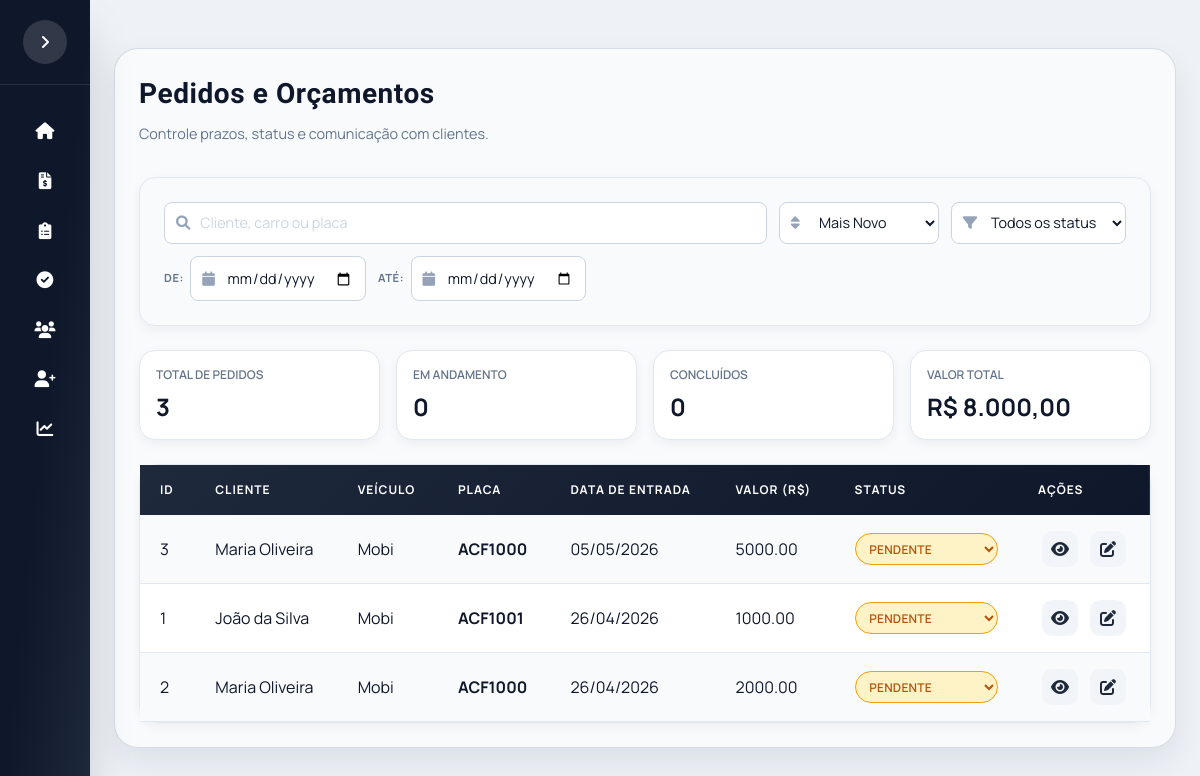
The app's page /pedidos with its own data.
### app/models.py (models this page shows)
class Orcamento(db.Model):
    __tablename__ = "orcamento"
    id_orcamento = db.Column(db.Integer, primary_key=True, autoincrement=True)
    id_veiculo = db.Column(db.Integer, db.ForeignKey("veiculos.id_veiculo"), nullable=False)
    dat_orcamento = db.Column(db.Date, nullable=False)
    bool_original = db.Column(db.Boolean, default=False)
    bool_logo_prensada = db.Column(db.Boolean, default=False)
    banco_motorista = db.Column(db.Boolean, default=False)
    banco_passageiro = db.Column(db.Boolean, default=False)
    banco_traseiro = db.Column(db.Boolean, default=False)
    qtd_bancos = db.Column(db.Integer, default=0)
    qtd_apoio_cabeca = db.Column(db.Integer, default=0)
    bool_espuma = db.Column(db.Boolean, default=False)
    valor = db.Column(db.Numeric(10,2), nullable=False)
    obs = db.Column(db.Text)
    pedidos = db.relationship("Pedido", backref="orcamento", lazy=True)
    tecidos = db.relationship("OrcamentoTecido")
    costuras = db.relationship("OrcamentoCostura")
    cores = db.relationship("OrcamentoCor")
    espumas = db.relationship("OrcamentoEspuma")

class Cliente(db.Model):
    __tablename__ = "clientes"
    id_cliente = db.Column(db.Integer, primary_key=True, autoincrement=True)
    cod_cliente = db.Column(db.String(20), unique=True, nullable=False)
    nome = db.Column(db.String(120), nullable=False)
    telefones = db.relationship("TelefoneCliente", backref="cliente", lazy=True, cascade="all, delete-orphan")
    enderecos = db.relationship("EnderecoCliente", backref="cliente", lazy=True, cascade="all, delete-orphan")
    veiculos = db.relationship("Veiculo", backref="cliente", lazy=True, cascade="all, delete-orphan")

class Veiculo(db.Model):
    __tablename__ = "veiculos"
    id_veiculo = db.Column(db.Integer, primary_key=True, autoincrement=True)
    id_cliente = db.Column(db.Integer, db.ForeignKey("clientes.id_cliente"), nullable=False)
    placa = db.Column(db.String(7), unique=True, nullable=False)
    marca = db.Column(db.String(50), nullable=False)
    modelo = db.Column(db.String(80), nullable=False)
    ano = db.Column(db.Integer)
    cor = db.Column(db.String(30))
    orcamentos = db.relationship("Orcamento", backref="veiculo", lazy=True)

### app/routes.py (the view)
@main.route("/pedidos")
def lista_pedidos():
    page = request.args.get("page", 1, type=int)
    per_page = request.args.get("per_page", 10, type=int)
    per_page = max(1, min(per_page, 10000))
    query = (
        Orcamento.query
        .join(Pedido, Pedido.id_orcamento == Orcamento.id_orcamento)
        .filter(Pedido.boolean_aceite_cliente == True)
        .filter(Pedido.status != "Concluído")
        .order_by(Orcamento.dat_orcamento.desc())
    )
    pagination = query.paginate(page=page, per_page=per_page, error_out=False)
    base = query.order_by(None)
    total_pedidos = int(pagination.total or 0)
    pedidos_andamento = base.filter(Pedido.status == "Em Andamento").count()
    valor_total = float(base.with_entities(func.coalesce(func.sum(Orcamento.valor), 0.0)).scalar() or 0.0)
    concluidos_total = (
        Orcamento.query
        .join(Pedido, Pedido.id_orcamento == Orcamento.id_orcamento)
        .filter(Pedido.boolean_aceite_cliente == True)
        .filter(Pedido.status == "Concluído")
        .order_by(None)
        .count()
    )
    return render_template(
        "pedidos.html",
        orcamentos=pagination.items,
        pagination=pagination,
        stats={
            "total_pedidos": total_pedidos,
            "pedidos_andamento": int(pedidos_andamento or 0),
            "pedidos_concluidos": int(concluidos_total or 0),
            "valor_total": float(valor_total),
        }
    )

### templates/pedidos.html (shortened to what this page needs)
{% extends "base.html" %}
{% block content %}
<div class="table-container">
    <div class="screen-header" style="margin-bottom: 2rem;">
        <div>
            <h2 class="screen-title title-font" style="margin-bottom: 0.5rem;">Pedidos e Orçamentos</h2>
            <p class="screen-subtitle">Controle prazos, status e comunicação com clientes.</p>
        </div>
    </div>
    <div class="panel filter-panel" style="margin-bottom: 1.5rem; padding: 1.5rem;">
        <div class="filter-row">
            <div class="filter-search-col">
                <div class="input-icon">
                    <input type="text" id="filterCliente" placeholder="Cliente, carro ou placa" class="w-full">
                </div>
            </div>
            <div class="filter-sort-col"><div class="input-icon">
                <select id="sortSelect" class="w-full">
                    <optgroup label="Tempo">
                        <option value="data_desc">Mais Novo</option>
                    </optgroup>
                </select>
            </div></div>
            <div class="filter-status-col">
                <div class="input-icon">
                    <select id="filterStatus" class="w-full">
                        <option value="">Todos os status</option>
                    </select>
                </div>
            </div>
            <div class="filter-dates-col flex items-center gap-3">
                <div class="filter-date-group">
                    <span class="filter-label">De:</span>
                    <div class="input-icon small-date">
                        <input type="date" id="filterDataInicio" class="w-full">
                    </div>
                </div>
                <div class="filter-date-group">
                    <span class="filter-label">Até:</span>
                    <div class="input-icon small-date">
                        <input type="date" id="filterDataFim" class="w-full">
                    </div>
                </div>
            </div>
        </div>
    </div>
    <div class="grid grid-cols-1 md:grid-cols-4 gap-4 items-center mb-6">
        <div class="stat-card p-4">
            <p class="text-slate-500 text-xs uppercase font-semibold">Total de Pedidos</p>
            <p id="totalPedidos" class="text-2xl font-bold text-slate-900 mt-2">0</p>
        </div>
        <div class="stat-card p-4">
            <p class="text-slate-500 text-xs uppercase font-semibold">Em Andamento</p>
            <p id="pedidosAndamento" class="text-2xl font-bold text-slate-900 mt-2">0</p>
        </div>
        <div class="stat-card p-4">
            <p class="text-slate-500 text-xs uppercase font-semibold">Concluídos</p>
            <p id="pedidosConcluidos" class="text-2xl font-bold text-slate-900 mt-2">0</p>
        </div>
        <div class="stat-card p-4">
            <p class="text-slate-500 text-xs uppercase font-semibold">Valor Total</p>
            <p id="valorTotal" class="text-2xl font-bold text-slate-900 mt-2">R$ 0,00</p>
        </div>
    </div>
    <div class="table-wrapper">
        <table class="table-clientes">
            <thead>
                <tr>
                    <th>ID</th>
                    <th>Cliente</th>
                    <th>Veículo</th>
                    <th>Placa</th>
                    <th>Data de Entrada</th>
                    <th>Valor (R$)</th>
                    <th>Status</th>
                    <th>Ações</th>
                </tr>
            </thead>
            <tbody id="tabelaPedidosBody">
                {% for orcamento in orcamentos %}
                <tr>
                    <td>{{ orcamento.id_orcamento }}</td>
                    <td>{{ orcamento.veiculo.cliente.nome }}</td>
                    <td>{{ orcamento.veiculo.modelo }}</td>
                    <td><strong>{{ orcamento.veiculo.placa.upper() }}</strong></td>
                    <td
                        data-date="{{ orcamento.dat_orcamento.strftime('%Y-%m-%d') if orcamento.dat_orcamento else '' }}">
                        {{ orcamento.dat_orcamento.strftime('%d/%m/%Y') if orcamento.dat_orcamento else '-' }}</td>
                    <td>{{ "%.2f"|format(orcamento.valor|float) }}</td>
                    <td>
                        {% if orcamento.pedidos %}
                        <form method="POST"
                            action="{{ url_for('main.atualizar_status_pedido', id_pedido=orcamento.pedidos[0].id_pedido) }}">
                            {% set pedido_status = (orcamento.pedidos[0].status or 'Pendente') %}
                            {% set status_key = 'pendente' %}
                            {% if pedido_status == 'Em Andamento' %}
                            {% set status_key = 'em-andamento' %}
                            {% elif pedido_status == 'Concluído' %}
                            {% set status_key = 'concluido' %}
                            {% endif %}
                            <select name="status" class="status-select" data-status="{{ status_key }}"
                                onfocus="this.dataset.prev=this.value" onchange="handleStatusChange(this)">
                                <option value="Pendente" {% if (orcamento.pedidos[0].status or 'Pendente' )=='Pendente'
                                    %}selected{% endif %}>Pendente</option>
                            </select>
                        </form>
                        {% else %}
                        <span class="badge-status" data-status="pendente">Pendente</span>
                        {% endif %}
                    </td>
                    <td>
                        <div class="cliente-icons">
                            <a href="{{ url_for('main.visualizar_orcamento', id_orcamento=orcamento.id_orcamento) }}"
                                class="icon-btn" data-tooltip="Visualizar detalhes">
                                <i class="fas fa-eye"></i>
                            </a>
                            <a href="{{ url_for('main.editar_orcamento', id_orcamento=orcamento.id_orcamento) }}"
                                class="icon-btn" data-tooltip="Editar orçamento">
                                <i class="fas fa-edit"></i>
                            </a>
                        </div>
                    </td>
                </tr>
                {% endfor %}
            </tbody>
        </table>
    </div>
</div>
{% endblock %}

### static/css/estilo.css (style rules this page uses)
:root { --brand-red: #e11d2e; --brand-red-dark: #b91c1c; --brand-blue: #1e3a8a; --ink: #0f172a; --muted: #475569; --panel: #f8fafc; --line: #e2e8f0; --accent: #10b981; --primary: #4f46e5; --primary-dark: #4338ca; --primary-light: #818cf8; --success: #10b981; --warning: #f59e0b; --danger: #ef4444; --info: #3b82f6; --sidebar-width: 280px; --sidebar-collapsed: 90px; --radius-card: 1.25rem; --radius-lg: 1rem; --radius-md: 0.75rem; --shadow-sm: 0 1px 2px 0 rgb(0 0 0 / 0.05); --shadow-md: 0 4px 6px -1px rgb(0 0 0 / 0.1); --shadow-lg: 0 10px 15px -3px rgb(0 0 0 / 0.1); --shadow-xl: 0 20px 25px -5px rgb(0 0 0 / 0.1); }
* { margin: 0; padding: 0; box-sizing: border-box; }
body { background: radial-gradient(circle at top, #e2e8f0 0%, #cbd5e1 55%, #e2e8f0 100%); font-family: 'Manrope', system-ui, sans-serif; color: var(--ink); min-height: 100vh; overflow-x: hidden; }
h1, h2, h3, .title-font { font-family: 'Barlow Condensed', 'Manrope', system-ui, sans-serif; letter-spacing: 0.02em; }
.screen-header { display: flex; flex-wrap: wrap; align-items: center; justify-content: space-between; gap: 1rem; margin-bottom: 1.5rem; }
.screen-title { font-size: 1.9rem; font-weight: 700; color: #0f172a; font-family: 'Barlow Condensed', sans-serif; }
.screen-subtitle { color: #64748b; font-size: 0.95rem; margin-top: 0.25rem; }
.table-wrapper { background: #ffffff; border: 1px solid var(--line); border-radius: 1.25rem; overflow-x: auto; box-shadow: 0 4px 12px rgba(15,23,42,0.05); }
.table-clientes { width: 100%; border-collapse: collapse; min-width: 600px; }
.table-clientes thead { background: linear-gradient(135deg, #1e293b 0%, #0f172a 100%); }
.table-clientes thead th { color: #ffffff; padding: 1rem 1.25rem; text-align: left; font-size: 0.75rem; font-weight: 700; text-transform: uppercase; letter-spacing: 0.08em; }
.table-clientes tbody tr { border-bottom: 1px solid #e2e8f0; transition: all 0.2s ease; }
.table-clientes tbody tr:nth-child(even) { background-color: #ffffff; }
.table-clientes tbody tr:nth-child(odd) { background-color: #f8fafc; }
.table-clientes td { padding: 1rem 1.25rem; color: #0f172a; vertical-align: middle; }
.cliente-icons { display: flex; align-items: center; justify-content: center; gap: 0.5rem; flex-wrap: nowrap; }
.icon-btn { all: unset; display: inline-flex; align-items: center; justify-content: center; width: 36px; height: 36px; border-radius: 10px; cursor: pointer; transition: all 0.2s ease; background: rgba(15, 23, 42, 0.06); color: #475569; position: relative; }
.icon-btn i { font-size: 1rem; line-height: 1; }
.filter-label { display: inline-block; font-size: 0.7rem; font-weight: 700; color: #64748b; text-transform: uppercase; letter-spacing: 0.05em; white-space: nowrap; }
.filter-date-group { display: flex; align-items: center; gap: 0.4rem; }
.small-date { flex: 1; min-width: 140px; max-width: 180px; }
.input-icon { position: relative; }
.cliente-icons .icon-btn, .cliente-icons a.icon-btn, .cliente-icons button.icon-btn { all: unset !important; display: inline-flex !important; align-items: center !important; justify-content: center !important; width: 36px !important; height: 36px !important; border-radius: 10px !important; cursor: pointer !important; transition: all 0.2s ease !important; position: relative !important; margin: 0 2px !important; background: #f1f5f9 !important; color: #1e293b !important; }
.cliente-icons .icon-btn i { font-size: 1rem !important; line-height: 1 !important; }

### records on screen
Orcamento: id_orcamento "3", veiculo.cliente.nome "Maria Oliveira", veiculo.modelo "Mobi", veiculo.placa "ACF1000", dat_orcamento "05/05/2026", valor "5000.00"
Orcamento: id_orcamento "1", veiculo.cliente.nome "João da Silva", veiculo.modelo "Mobi", veiculo.placa "ACF1001", dat_orcamento "26/04/2026", valor "1000.00"
Orcamento: id_orcamento "2", veiculo.cliente.nome "Maria Oliveira", veiculo.modelo "Mobi", veiculo.placa "ACF1000", dat_orcamento "26/04/2026", valor "2000.00"
